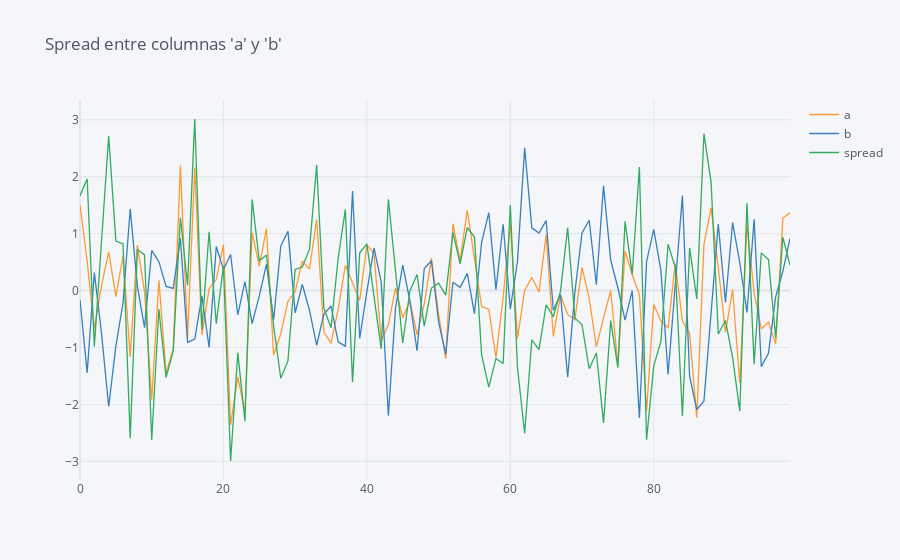

This figure's notebook cell:
### Markdown cell above
Para hacer que este código sea compatible con las versiones recientes de pandas y cufflinks, necesitamos una forma alternativa de implementar la función spread sin utilizar pd.np, que ya no es compatible.

Podemos reescribir el código para calcular la "spread" (diferencia entre las columnas "a" y "b") manualmente, sin depender de cufflinks para este tipo de cálculo.

### Code cell
import pandas as pd
import numpy as np
import cufflinks as cf
from plotly.offline import init_notebook_mode

# Inicializamos el modo offline de Plotly
init_notebook_mode(connected=True)
cf.go_offline()

# Generamos los datos
dataframe = pd.DataFrame(np.random.randn(100, 4), columns=["a", "b", "c", "d"])

# Calculamos la diferencia entre las columnas 'a' y 'b'
dataframe['spread'] = dataframe['a'] - dataframe['b']

# Usamos iplot para graficar las columnas 'spread', 'a', y 'b'
dataframe[['a', 'b', 'spread']].iplot(title="Spread entre columnas 'a' y 'b'", kind='line')

### Figure 1 — Plotly figure (JSON) as saved in the notebook; plotly's stock layout.template omitted (floating-point values rounded to 4 significant figures)
{"data": [{"line": {"color": "rgba(255, 153, 51, 1.0)", "dash": "solid", "shape": "linear", "width": 1.3}, "mode": "lines", "name": "a", "text": "", "type": "scatter", "x": [0, 1, 2, 3, 4, 5, 6, 7, 8, 9, 10, 11, 12, 13, 14, 15, 16, 17, 18, 19, 20, 21, 22, 23, 24, 25, 26, 27, 28, 29, 30, 31, 32, 33, 34, 35, 36, 37, 38, 39, 40, 41, 42, 43, 44, 45, 46, 47, 48, 49, 50, 51, 52, 53, 54, 55, 56, 57, 58, 59, 60, 61, 62, 63, 64, 65, 66, 67, 68, 69, 70, 71, 72, 73, 74, 75, 76, 77, 78, 79, 80, 81, 82, 83, 84, 85, 86, 87, 88, 89, 90, 91, 92, 93, 94, 95, 96, 97, 98, 99], "y": [1.501, 0.5146, -0.6674, 0.08527, 0.6793, -0.1062, 0.6072, -1.16, 0.7992, -0.02359, -1.919, 0.1791, -1.45, -1.024, 2.203, -0.8217, 2.162, -0.7818, 0.03411, 0.1935, 0.8047, -2.36, -1.516, -2.137, 1.019, 0.4289, 1.09, -1.136, -0.758, -0.1868, -0.02059, 0.5204, 0.3773, 1.248, -0.7246, -0.926, -0.3275, 0.445, 0.1395, -0.1751, 0.8025, 0.6453, -0.8778, -0.5968, 0.04374, -0.475, -0.1855, -0.7774, -0.2384, 0.5689, -0.4178, -1.199, 1.17, 0.5256, 1.41, 0.539, -0.2807, -0.3274, -1.176, -0.1184, 1.18, -0.8381, -0.0005626, 0.2336, -0.02611, 0.9796, -0.8055, -0.08129, -0.4188, -0.5136, 0.4115, -0.1382, -0.9895, -0.4806, 0.004915, -1.304, 0.696, 0.2815, -0.06896, -2.113, -0.245, -0.5371, -0.6582, 0.4747, -0.5321, -0.754, -2.235, 0.8116, 1.454, 0.4064, -0.7326, 0.0186, -1.628, 1.152, -0.03991, -0.6742, -0.5555, -0.9409, 1.275, 1.366]}, {"line": {"color": "rgba(55, 128, 191, 1.0)", "dash": "solid", "shape": "linear", "width": 1.3}, "mode": "lines", "name": "b", "text": "", "type": "scatter", "x": [0, 1, 2, 3, 4, 5, 6, 7, 8, 9, 10, 11, 12, 13, 14, 15, 16, 17, 18, 19, 20, 21, 22, 23, 24, 25, 26, 27, 28, 29, 30, 31, 32, 33, 34, 35, 36, 37, 38, 39, 40, 41, 42, 43, 44, 45, 46, 47, 48, 49, 50, 51, 52, 53, 54, 55, 56, 57, 58, 59, 60, 61, 62, 63, 64, 65, 66, 67, 68, 69, 70, 71, 72, 73, 74, 75, 76, 77, 78, 79, 80, 81, 82, 83, 84, 85, 86, 87, 88, 89, 90, 91, 92, 93, 94, 95, 96, 97, 98, 99], "y": [-0.1647, -1.445, 0.3158, -0.7515, -2.036, -0.9762, -0.2138, 1.434, 0.07931, -0.6506, 0.7049, 0.5078, 0.07309, 0.03893, 0.9198, -0.9103, -0.8521, -0.09693, -0.9969, 0.7737, 0.3718, 0.633, -0.425, 0.1564, -0.5814, -0.09407, 0.4661, -0.5123, 0.7841, 1.044, -0.3925, 0.1064, -0.3497, -0.96, -0.417, -0.2716, -0.8995, -0.9805, 1.747, -0.8396, -0.01783, 0.7507, 0.1449, -2.2, -0.3034, 0.4463, -0.1813, -1.058, 0.3859, 0.524, -0.5492, -1.119, 0.1463, 0.05442, 0.3021, -0.4062, 0.849, 1.37, 0.01668, 1.164, -0.3242, 0.5134, 2.506, 1.101, 1.011, 1.23, -0.346, -0.0707, -1.523, -0.03364, 1.013, 1.235, 0.1053, 1.844, 0.5325, 0.04988, -0.518, -0.001629, -2.239, 0.5069, 1.076, 0.3542, -1.475, 0.06724, 1.67, -1.503, -2.089, -1.944, -0.4479, 1.17, -0.2082, 1.195, 0.4883, -0.3846, 1.254, -1.336, -1.1, -0.1108, 0.338, 0.9165]}, {"line": {"color": "rgba(50, 171, 96, 1.0)", "dash": "solid", "shape": "linear", "width": 1.3}, "mode": "lines", "name": "spread", "text": "", "type": "scatter", "x": [0, 1, 2, 3, 4, 5, 6, 7, 8, 9, 10, 11, 12, 13, 14, 15, 16, 17, 18, 19, 20, 21, 22, 23, 24, 25, 26, 27, 28, 29, 30, 31, 32, 33, 34, 35, 36, 37, 38, 39, 40, 41, 42, 43, 44, 45, 46, 47, 48, 49, 50, 51, 52, 53, 54, 55, 56, 57, 58, 59, 60, 61, 62, 63, 64, 65, 66, 67, 68, 69, 70, 71, 72, 73, 74, 75, 76, 77, 78, 79, 80, 81, 82, 83, 84, 85, 86, 87, 88, 89, 90, 91, 92, 93, 94, 95, 96, 97, 98, 99], "y": [1.666, 1.96, -0.9831, 0.8368, 2.715, 0.87, 0.821, -2.594, 0.7199, 0.627, -2.624, -0.3286, -1.523, -1.063, 1.283, 0.08862, 3.014, -0.6849, 1.031, -0.5802, 0.4328, -2.993, -1.091, -2.294, 1.601, 0.5229, 0.624, -0.6233, -1.542, -1.23, 0.3719, 0.4139, 0.7271, 2.208, -0.3076, -0.6544, 0.572, 1.426, -1.608, 0.6645, 0.8204, -0.1054, -1.023, 1.603, 0.3471, -0.9213, -0.004178, 0.2807, -0.6244, 0.04483, 0.1313, -0.07982, 1.024, 0.4711, 1.108, 0.9452, -1.13, -1.697, -1.192, -1.282, 1.505, -1.352, -2.507, -0.8674, -1.037, -0.2502, -0.4595, -0.01059, 1.105, -0.48, -0.6018, -1.373, -1.095, -2.324, -0.5276, -1.354, 1.214, 0.2831, 2.17, -2.62, -1.321, -0.8912, 0.8168, 0.4075, -2.203, 0.7493, -0.1459, 2.755, 1.902, -0.7632, -0.5244, -1.177, -2.117, 1.536, -1.294, 0.6619, 0.5449, -0.8301, 0.9368, 0.449]}], "layout": {"autosize": true, "legend": {"bgcolor": "#F5F6F9", "font": {"color": "#4D5663"}}, "paper_bgcolor": "#F5F6F9", "plot_bgcolor": "#F5F6F9", "title": {"font": {"color": "#4D5663"}, "text": "Spread entre columnas 'a' y 'b'"}, "xaxis": {"autorange": true, "gridcolor": "#E1E5ED", "range": [0, 99], "showgrid": true, "tickfont": {"color": "#4D5663"}, "title": {"font": {"color": "#4D5663"}, "text": ""}, "type": "linear", "zerolinecolor": "#E1E5ED"}, "yaxis": {"autorange": true, "gridcolor": "#E1E5ED", "range": [-3.327, 3.347], "showgrid": true, "tickfont": {"color": "#4D5663"}, "title": {"font": {"color": "#4D5663"}, "text": ""}, "type": "linear", "zerolinecolor": "#E1E5ED"}}}
